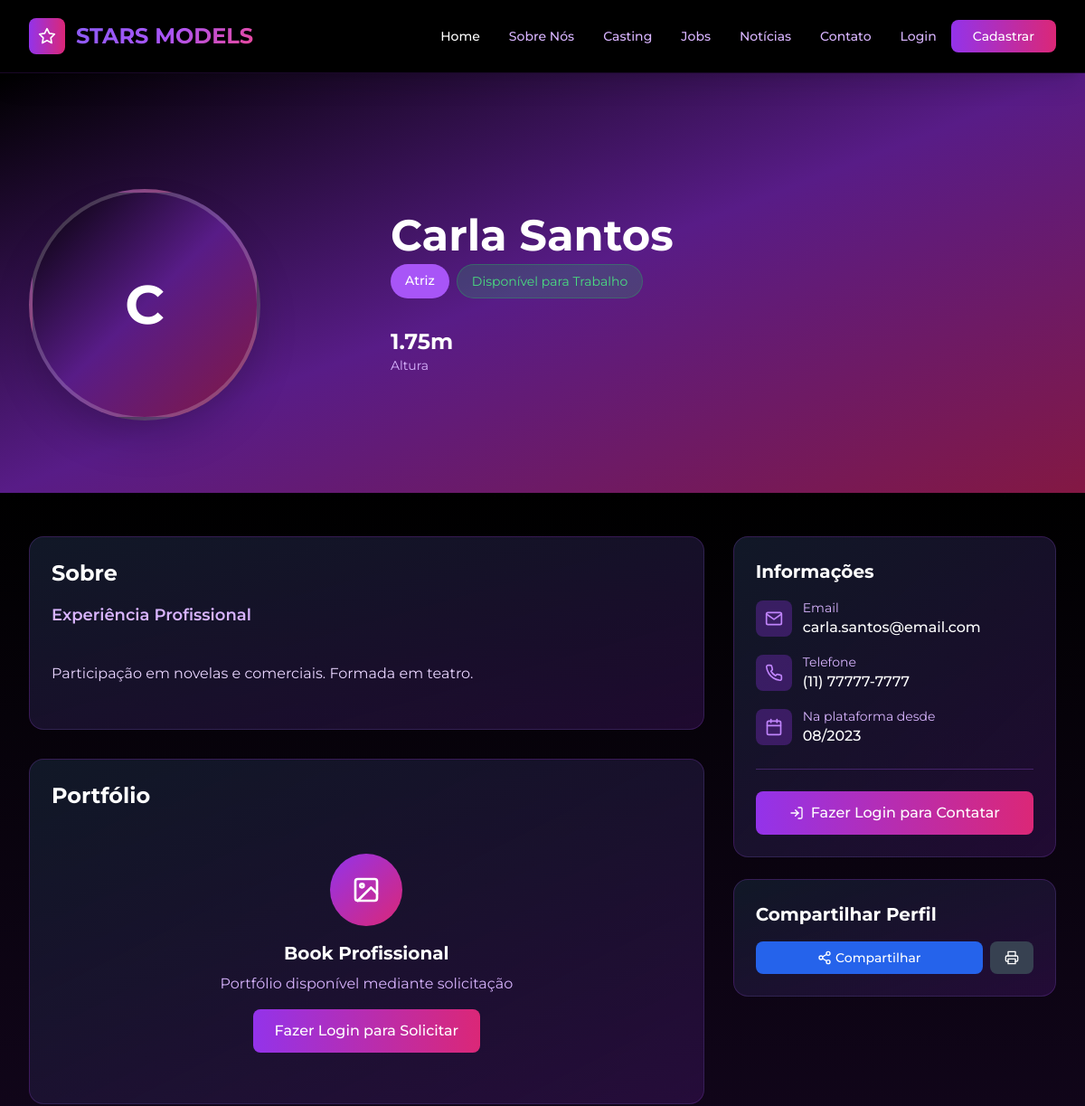
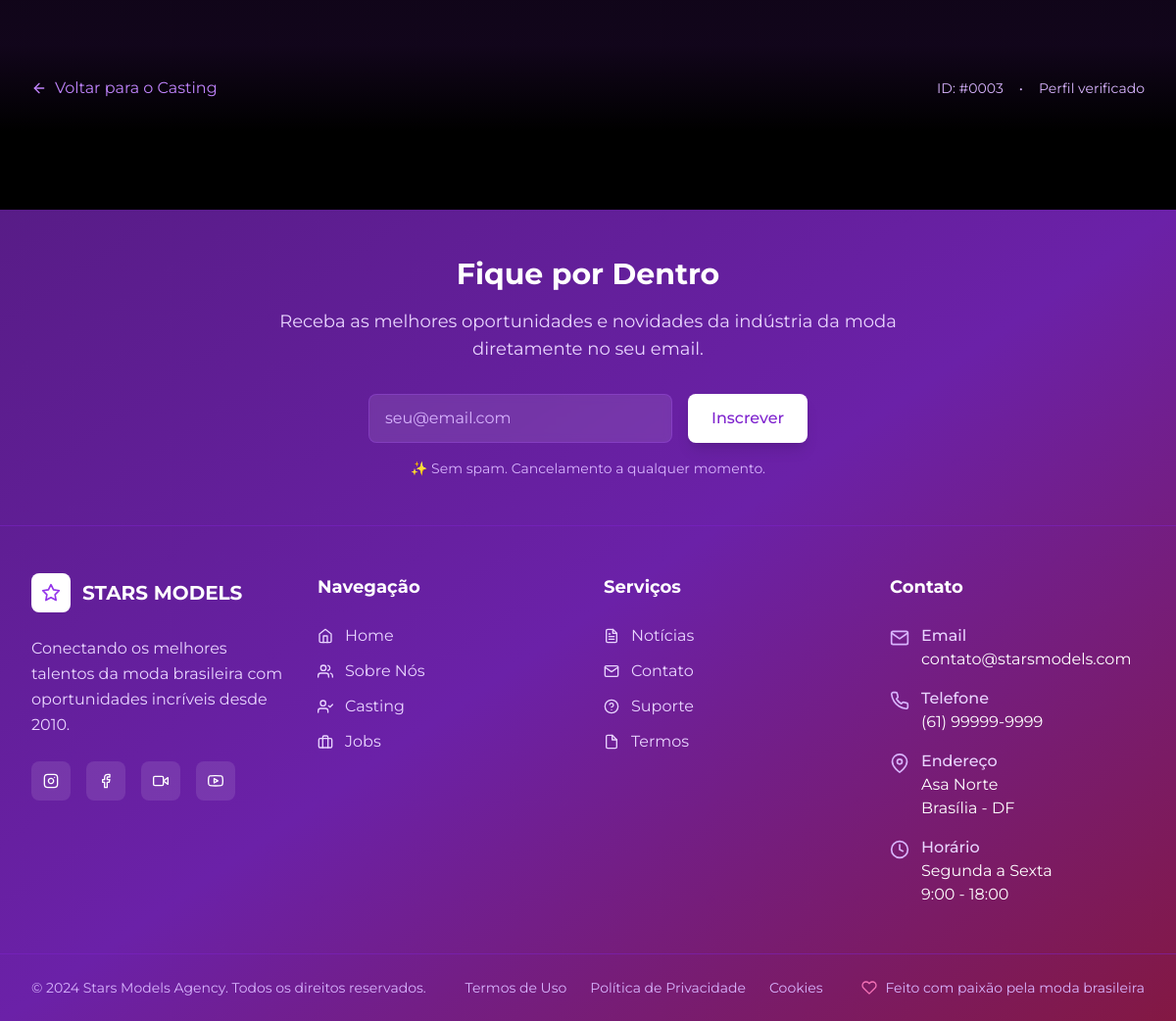
/modelo.php?id=3, run on the app's committed database (2 pictures, top to bottom).
### tables this page shows
CREATE TABLE modelos (
    id INT AUTO_INCREMENT PRIMARY KEY,
    usuario_id INT,
    altura DECIMAL(4,2),
    busto DECIMAL(5,2),
    quadril DECIMAL(5,2),
    tipo_profissao ENUM('fashion', 'comercial', 'ator', 'atriz', 'alta-costura', 'fitness', 'plus-size', 'kids', 'adolescente'),
    experiencia TEXT,
    portfolio TEXT,
    status ENUM('ativo', 'inativo', 'pendente') DEFAULT 'pendente',
    created_at TIMESTAMP DEFAULT CURRENT_TIMESTAMP,
    updated_at TIMESTAMP DEFAULT CURRENT_TIMESTAMP ON UPDATE CURRENT_TIMESTAMP,
    FOREIGN KEY (usuario_id) REFERENCES usuarios(id) ON DELETE CASCADE
);

CREATE TABLE usuarios (
    id INT AUTO_INCREMENT PRIMARY KEY,
    nome VARCHAR(100) NOT NULL,
    email VARCHAR(100) UNIQUE NOT NULL,
    senha VARCHAR(255) NOT NULL,
    tipo ENUM('admin', 'cliente', 'modelo') DEFAULT 'cliente',
    cpf VARCHAR(14),
    telefone VARCHAR(20),
    endereco TEXT,
    empresa VARCHAR(100),
    created_at TIMESTAMP DEFAULT CURRENT_TIMESTAMP
);

### modelo.php (the view, shortened to what this page needs)
<?php
require_once 'includes/config.php';
$modelo_id = (int)$_GET['id'];
try {
    $stmt = $pdo->prepare("
        SELECT m.*, u.nome, u.email, u.telefone, u.created_at as usuario_criado
        FROM modelos m
        JOIN usuarios u ON m.usuario_id = u.id
        WHERE m.id = ? AND m.status = 'ativo'
    ");
    $stmt->execute([$modelo_id]);
    $modelo = $stmt->fetch();
} catch (PDOException $e) {
    $_SESSION['flash_message'] = "Erro ao carregar perfil do modelo.";
    header('Location: casting.php');
    exit;
}
$tipos_profissao = [
    'fashion' => 'Modelo Fashion',
    'comercial' => 'Modelo Comercial',
    'ator' => 'Ator',
    'atriz' => 'Atriz',
    'alta-costura' => 'Alta Costura',
    'fitness' => 'Fitness',
    'plus-size' => 'Plus Size',
    'kids' => 'Kids',
    'adolescente' => 'Adolescente'
];
$cores_tipo = [
    'fashion' => 'bg-pink-500',
    'comercial' => 'bg-blue-500',
    'ator' => 'bg-green-500',
    'atriz' => 'bg-purple-500',
    'alta-costura' => 'bg-yellow-500',
    'fitness' => 'bg-red-500',
    'plus-size' => 'bg-indigo-500',
    'kids' => 'bg-teal-500',
    'adolescente' => 'bg-orange-500'
];
$cor_tipo = $cores_tipo[$modelo['tipo_profissao']] ?? 'bg-purple-500';
?>
<?php include 'includes/header.php'; ?>
<section class="pt-32 pb-20 bg-gradient-to-br from-black via-purple-900 to-pink-900">
    <div class="max-w-7xl mx-auto px-4 sm:px-6 lg:px-8">
        <div class="flex flex-col lg:flex-row items-center gap-8" data-aos="fade-up">
            <div class="lg:w-1/3 text-center lg:text-left">
                <div class="w-64 h-64 mx-auto lg:mx-0 bg-gradient-to-br <?php echo $cor_tipo; ?> rounded-full flex items-center justify-center text-white text-6xl font-bold shadow-2xl border-4 border-white/20">
                    <?php echo strtoupper(substr($modelo['nome'], 0, 1)); ?>
                </div>
            </div>
            <div class="lg:w-2/3 text-center lg:text-left">
                <div class="flex flex-col sm:flex-row sm:items-center sm:justify-between mb-4">
                    <div>
                        <h1 class="text-4xl md:text-5xl font-bold text-white mb-2"><?php echo htmlspecialchars($modelo['nome']); ?></h1>
                        <div class="flex flex-wrap gap-2 justify-center lg:justify-start mb-4">
                            <span class="px-4 py-2 <?php echo $cor_tipo; ?> text-white rounded-full text-sm font-medium">
                                <?php echo $tipos_profissao[$modelo['tipo_profissao']] ?? 'Modelo'; ?>
                            </span>
                            <span class="px-4 py-2 bg-green-500/20 text-green-400 rounded-full text-sm border border-green-500/30">
                                Disponível para Trabalho
                            </span>
                        </div>
                    </div>
                </div>
                <div class="grid grid-cols-2 md:grid-cols-4 gap-4 mb-6">
                    <?php if($modelo['altura']): ?>
                    <div class="text-center lg:text-left">
                        <div class="text-2xl font-bold text-white"><?php echo $modelo['altura']; ?>m</div>
                        <div class="text-purple-300 text-sm">Altura</div>
                    </div>
                    <?php endif; ?>
                </div>
            </div>
        </div>
    </div>
</section>
<section class="py-12 bg-gradient-to-b from-black to-purple-900/20">
    <div class="max-w-7xl mx-auto px-4 sm:px-6 lg:px-8">
        <div class="grid grid-cols-1 lg:grid-cols-3 gap-8">
            <div class="lg:col-span-2 space-y-8">
                <div class="bg-gradient-to-br from-gray-900 to-purple-900/30 rounded-2xl p-6 border border-purple-500/20" data-aos="fade-up">
                    <h2 class="text-2xl font-bold text-white mb-4">Sobre</h2>
                    <?php if($modelo['experiencia']): ?>
                    <div class="mb-6">
                        <h3 class="text-lg font-semibold text-purple-300 mb-3">Experiência Profissional</h3>
                        <p class="text-purple-200 leading-relaxed whitespace-pre-line">
                            <?php echo htmlspecialchars($modelo['experiencia']); ?>
                        </p>
                    </div>
                    <?php endif; ?>
                </div>
                <div class="bg-gradient-to-br from-gray-900 to-purple-900/30 rounded-2xl p-6 border border-purple-500/20" data-aos="fade-up">
                    <h2 class="text-2xl font-bold text-white mb-4">Portfólio</h2>
                    <div class="text-center py-8">
                        <div class="w-20 h-20 bg-gradient-to-br from-purple-600 to-pink-600 rounded-full flex items-center justify-center mx-auto mb-4">
                            <i data-feather="image" class="w-8 h-8 text-white"></i>
                        </div>
                        <h3 class="text-xl font-bold text-white mb-2">Book Profissional</h3>
                        <p class="text-purple-300 mb-4">
                            Portfólio disponível mediante solicitação
                        </p>
                        <?php if(isset($_SESSION['user_id']) && $_SESSION['user_type'] === 'cliente'): ?>
                            <button onclick="openContactModal()" class="bg-gradient-to-r from-purple-600 to-pink-600 hover:from-purple-700 hover:to-pink-700 text-white px-6 py-3 rounded-lg transition duration-300 font-medium">
                                Solicitar Book Completo
                            </button>
                        <?php else: ?>
                            <a href="login.php" class="bg-gradient-to-r from-purple-600 to-pink-600 hover:from-purple-700 hover:to-pink-700 text-white px-6 py-3 rounded-lg transition duration-300 font-medium inline-block">
                                Fazer Login para Solicitar
                            </a>
                        <?php endif; ?>
                    </div>
                </div>
            </div>
            <div class="space-y-6">
                <div class="bg-gradient-to-br from-gray-900 to-purple-900/30 rounded-2xl p-6 border border-purple-500/20" data-aos="fade-up">
                    <h3 class="text-xl font-bold text-white mb-4">Informações</h3>
                    <div class="space-y-4">
                        <div class="flex items-center space-x-3">
                            <div class="w-10 h-10 bg-purple-600/30 rounded-lg flex items-center justify-center">
                                <i data-feather="mail" class="w-5 h-5 text-purple-400"></i>
                            </div>
                            <div>
                                <div class="text-sm text-purple-300">Email</div>
                                <div class="text-white font-medium"><?php echo htmlspecialchars($modelo['email']); ?></div>
                            </div>
                        </div>
                        <?php if($modelo['telefone']): ?>
                        <div class="flex items-center space-x-3">
                            <div class="w-10 h-10 bg-purple-600/30 rounded-lg flex items-center justify-center">
                                <i data-feather="phone" class="w-5 h-5 text-purple-400"></i>
                            </div>
                            <div>
                                <div class="text-sm text-purple-300">Telefone</div>
                                <div class="text-white font-medium"><?php echo htmlspecialchars($modelo['telefone']); ?></div>
                            </div>
                        </div>
                        <?php endif; ?>
                        <div class="flex items-center space-x-3">
                            <div class="w-10 h-10 bg-purple-600/30 rounded-lg flex items-center justify-center">
                                <i data-feather="calendar" class="w-5 h-5 text-purple-400"></i>
                            </div>
                            <div>
                                <div class="text-sm text-purple-300">Na plataforma desde</div>
                                <div class="text-white font-medium"><?php echo date('m/Y', strtotime($modelo['usuario_criado'])); ?></div>
                            </div>
                        </div>
                    </div>
                    <?php if(isset($_SESSION['user_id']) && $_SESSION['user_type'] === 'cliente'): ?>
                    <div class="mt-6 pt-6 border-t border-purple-500/30">
                        <button onclick="openContactModal()" class="w-full bg-gradient-to-r from-green-600 to-emerald-600 hover:from-green-700 hover:to-emerald-700 text-white py-3 rounded-lg transition duration-300 font-medium flex items-center justify-center space-x-2">
                            <i data-feather="send" class="w-4 h-4"></i>
                            <span>Enviar Proposta</span>
                        </button>
                    </div>
                    <?php elseif(!isset($_SESSION['user_id'])): ?>
                    <div class="mt-6 pt-6 border-t border-purple-500/30">
                        <a href="login.php" class="w-full bg-gradient-to-r from-purple-600 to-pink-600 hover:from-purple-700 hover:to-pink-700 text-white py-3 rounded-lg transition duration-300 font-medium flex items-center justify-center space-x-2">
                            <i data-feather="log-in" class="w-4 h-4"></i>
                            <span>Fazer Login para Contatar</span>
                        </a>
                    </div>
                    <?php endif; ?>
                </div>
                <div class="bg-gradient-to-br from-gray-900 to-purple-900/30 rounded-2xl p-6 border border-purple-500/20" data-aos="fade-up">
                    <h3 class="text-xl font-bold text-white mb-4">Compartilhar Perfil</h3>
                    <div class="flex space-x-2">
                        <button onclick="shareProfile()" class="flex-1 bg-blue-600 hover:bg-blue-700 text-white py-2 rounded-lg transition duration-300 text-sm font-medium flex items-center justify-center space-x-1">
                            <i data-feather="share-2" class="w-4 h-4"></i>
                            <span>Compartilhar</span>
                        </button>
                        <button onclick="printProfile()" class="px-4 py-2 bg-gray-700 hover:bg-gray-600 text-white rounded-lg transition duration-300 text-sm font-medium">
                            <i data-feather="printer" class="w-4 h-4"></i>
                        </button>
                    </div>
                </div>
            </div>
        </div>
    </div>
</section>
<section class="py-8 bg-gradient-to-b from-purple-900/20 to-black">
    <div class="max-w-7xl mx-auto px-4 sm:px-6 lg:px-8">
        <div class="flex flex-col sm:flex-row justify-between items-center gap-4">
            <a href="casting.php" class="flex items-center space-x-2 text-purple-400 hover:text-purple-300 transition duration-300">
                <i data-feather="arrow-left" class="w-4 h-4"></i>
                <span>Voltar para o Casting</span>
            </a>
            <div class="flex items-center space-x-4 text-sm text-purple-300">
                <span>ID: #<?php echo str_pad($modelo_id, 4, '0', STR_PAD_LEFT); ?></span>
                <span>•</span>
                <span>Perfil verificado</span>
            </div>
        </div>
    </div>
</section>
<?php include 'includes/footer.php'; ?>

### includes/header.php (style rules this page uses)
* { font-family: 'Montserrat', sans-serif; }

### data on the page
modelos: usuario.nome "C", usuario.nome "Carla Santos", tipo_profissao "Atriz", altura "1.75", experiencia "Participação em novelas e comerciais. Formada em teatro.", usuario.email "carla.santos@email.com", usuario.telefone "(11) 77777-7777", usuario.created_at "08/2023"

### other printed values
str_pad($modelo_id, 4, '0', STR_PAD_LEFT) "0003"
